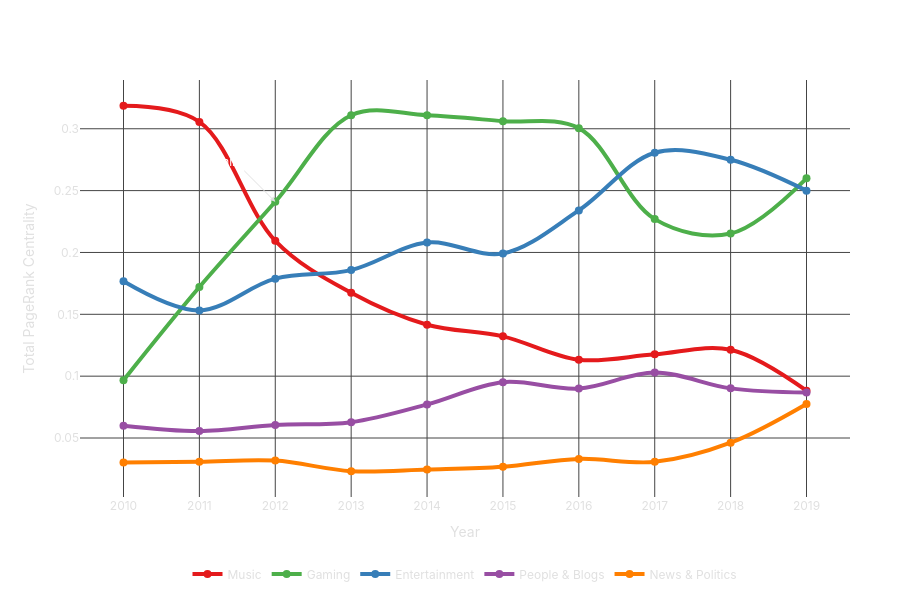

Notebook cell for this chart:
### Markdown cell above
###  Dynamic PageRank Evolution: The Shift in Power
This visualization tracks the **PageRank Centrality** of major categories over the decade. PageRank measures the structural influence of a category—how often users flow into it from other parts of the network.

**Key Observations:**
* **2010 (The MTV Era):** Music (Red line) is the dominant gravitational center of YouTube.
* **2012 (The Flippening):** A historic crossover occurs where **Gaming** (Green line) overtakes Music. This marks the transition from a "video repository" to a community-driven creator platform.
* **Diversification:** While Music declines in structural importance (migrating to streaming services), categories like **Entertainment** and **People & Blogs** see steady growth, reflecting the rise of vloggers and native YouTube formats.

### Code cell
import os
import pickle
import pandas as pd
import plotly.graph_objects as go

# --- 1. CONFIGURATION ---
DATA_DIR = "data/results"
OUTPUT_DIR = "reports/figures"
OUTPUT_FILE = os.path.join(OUTPUT_DIR, "pagerank.html")
YEARS = list(range(2010, 2020))

# Ensure output directory exists
os.makedirs(OUTPUT_DIR, exist_ok=True)

# --- 2. DYNAMIC DATA EXTRACTION ---
print("--- Starting Dynamic PageRank Extraction ---")

# Define the specific categories you want to track (to match your previous chart)
TARGET_CATEGORIES = [
    "Music", 
    "Gaming", 
    "Entertainment", 
    "People & Blogs", 
    "News & Politics"
]

# Initialize the dictionary structure
trends = {cat: [] for cat in TARGET_CATEGORIES}
years_found = []

for year in YEARS:
    pkl_path = os.path.join(DATA_DIR, str(year), f"viz_data_{year}.pkl")
    
    if not os.path.exists(pkl_path):
        print(f"⚠️  Year {year}: File not found. Skipping.")
        continue

    try:
        with open(pkl_path, "rb") as f:
            data = pickle.load(f)
            
        if 'node_df' in data:
            df = data['node_df']
            
            # Check if necessary columns exist
            if 'category_cc' in df.columns and 'pagerank' in df.columns:
                # Calculate total PageRank per category for this year
                # sum() works because PageRank is a probability distribution (sums to 1 total)
                category_sums = df.groupby('category_cc')['pagerank'].sum()
                
                # Update our trends dictionary
                for cat in TARGET_CATEGORIES:
                    # Get the sum for the category, or 0 if it doesn't exist that year
                    val = category_sums.get(cat, 0.0)
                    trends[cat].append(val)
                
                years_found.append(year)
                print(f"✅ Year {year}: Extracted PageRank data.")
            else:
                print(f"⚠️  Year {year}: 'category_cc' or 'pagerank' column missing.")
        else:
            print(f"⚠️  Year {year}: 'node_df' missing in pickle.")

    except Exception as e:
        print(f"❌ Error processing year {year}: {e}")

# --- 3. COLORS CONFIGURATION ---
colors = {
    "Music": "#e41a1c",
    "Gaming": "#4daf4a",
    "Entertainment": "#377eb8",
    "People & Blogs": "#984ea3",
    "News & Politics": "#ff7f00"
}

# --- 4. CREATE PLOT WITH GRAPH_OBJECTS ---
print("--- Generating PageRank Evolution Chart ---")

fig = go.Figure()

# Add a trace for each category
for category, data_points in trends.items():
    # Only plot if we have data matching the years found
    if len(data_points) == len(years_found):
        fig.add_trace(go.Scatter(
            x=years_found,
            y=data_points,
            name=category,
            mode='lines+markers',
            # Use get() for color to have a fallback if category name changes
            line=dict(shape='spline', width=4, color=colors.get(category, '#999')),
            marker=dict(size=8),
            hovertemplate=f"<b>{category}</b><br>Centrality: %{{y:.4f}}<extra></extra>"
        ))

# --- 5. ANNOTATIONS ---
annotations = []

# "Gaming Era" Annotation logic
# We define 2012 as the marker year
target_year = 2012

if target_year in years_found:
    idx = years_found.index(target_year)
    # Dynamically get the value for Gaming at that index
    if len(trends["Gaming"]) > idx:
        gaming_val = trends["Gaming"][idx]
        
        annotations.append(dict(
            x=target_year,
            y=gaming_val,
            text="Gaming Era",
            showarrow=True,
            arrowhead=2,
            ax=-40,
            ay=-40,
            arrowcolor='#e0e0e0',
            font=dict(color='#ffffff', size=12)
        ))

# --- 6. LAYOUT STYLING (Dark Mode) ---
fig.update_layout(
    title=dict(
        text='Evolution of Structural Influence (PageRank Sum)',
        font=dict(family='Inter, Arial, sans-serif', size=22, color='#ffffff'),
        pad=dict(t=20)
    ),
    font=dict(family='Inter, Arial, sans-serif', color='#e0e0e0'),
    
    # Transparent background
    paper_bgcolor='rgba(0,0,0,0)',
    plot_bgcolor='rgba(0,0,0,0)',
    
    xaxis=dict(
        title='Year',
        gridcolor='#444444',
        zeroline=False,
        tickmode='linear',
        tickcolor='#e0e0e0'
    ),
    yaxis=dict(
        title='Total PageRank Centrality',
        gridcolor='#444444',
        zeroline=False,
        tickcolor='#e0e0e0'
    ),
    
    # Legend settings
    legend=dict(
        orientation='h',
        y=-0.15,
        x=0.5,
        xanchor='center',
        font=dict(color='#e0e0e0')
    ),
    
    margin=dict(l=80, r=50, t=80, b=100),
    hovermode='x unified',
    annotations=annotations,
    height=600 # Force height
)

# --- 7. EXPORT AND SHOW ---

# Save as HTML file (lighter version)
fig.write_html(OUTPUT_FILE, include_plotlyjs='cdn', full_html=False)

print(f"🎉 Dashboard saved to: {OUTPUT_FILE}")
print("👇 Displaying interactive chart below 👇")

# Display directly in notebook
fig.show()

### Figure 1 — Plotly figure (JSON) as saved in the notebook; plotly's stock layout.template omitted (floating-point values rounded to 4 significant figures)
{"data": [{"hovertemplate": "<b>Music</b><br>Centrality: %{y:.4f}<extra></extra>", "line": {"color": "#e41a1c", "shape": "spline", "width": 4}, "marker": {"size": 8}, "mode": "lines+markers", "name": "Music", "type": "scatter", "x": [2010, 2011, 2012, 2013, 2014, 2015, 2016, 2017, 2018, 2019], "y": [0.3185, 0.3055, 0.2094, 0.1673, 0.1416, 0.1322, 0.1132, 0.1177, 0.1214, 0.08829]}, {"hovertemplate": "<b>Gaming</b><br>Centrality: %{y:.4f}<extra></extra>", "line": {"color": "#4daf4a", "shape": "spline", "width": 4}, "marker": {"size": 8}, "mode": "lines+markers", "name": "Gaming", "type": "scatter", "x": [2010, 2011, 2012, 2013, 2014, 2015, 2016, 2017, 2018, 2019], "y": [0.09675, 0.1721, 0.241, 0.3109, 0.3109, 0.3061, 0.3005, 0.227, 0.2153, 0.2599]}, {"hovertemplate": "<b>Entertainment</b><br>Centrality: %{y:.4f}<extra></extra>", "line": {"color": "#377eb8", "shape": "spline", "width": 4}, "marker": {"size": 8}, "mode": "lines+markers", "name": "Entertainment", "type": "scatter", "x": [2010, 2011, 2012, 2013, 2014, 2015, 2016, 2017, 2018, 2019], "y": [0.1766, 0.1531, 0.1788, 0.1857, 0.208, 0.1992, 0.234, 0.2806, 0.2749, 0.25]}, {"hovertemplate": "<b>People & Blogs</b><br>Centrality: %{y:.4f}<extra></extra>", "line": {"color": "#984ea3", "shape": "spline", "width": 4}, "marker": {"size": 8}, "mode": "lines+markers", "name": "People & Blogs", "type": "scatter", "x": [2010, 2011, 2012, 2013, 2014, 2015, 2016, 2017, 2018, 2019], "y": [0.05994, 0.05559, 0.06046, 0.06281, 0.07717, 0.09516, 0.09, 0.103, 0.09013, 0.0867]}, {"hovertemplate": "<b>News & Politics</b><br>Centrality: %{y:.4f}<extra></extra>", "line": {"color": "#ff7f00", "shape": "spline", "width": 4}, "marker": {"size": 8}, "mode": "lines+markers", "name": "News & Politics", "type": "scatter", "x": [2010, 2011, 2012, 2013, 2014, 2015, 2016, 2017, 2018, 2019], "y": [0.03015, 0.03073, 0.03174, 0.02321, 0.02455, 0.0267, 0.03312, 0.03071, 0.04621, 0.07753]}], "layout": {"annotations": [{"arrowcolor": "#e0e0e0", "arrowhead": 2, "ax": -40, "ay": -40, "font": {"color": "#ffffff", "size": 12}, "showarrow": true, "text": "Gaming Era", "x": 2012, "y": 0.241}], "font": {"color": "#e0e0e0", "family": "Inter, Arial, sans-serif"}, "height": 600, "hovermode": "x unified", "legend": {"font": {"color": "#e0e0e0"}, "orientation": "h", "x": 0.5, "xanchor": "center", "y": -0.15}, "margin": {"b": 100, "l": 80, "r": 50, "t": 80}, "paper_bgcolor": "rgba(0,0,0,0)", "plot_bgcolor": "rgba(0,0,0,0)", "title": {"font": {"color": "#ffffff", "family": "Inter, Arial, sans-serif", "size": 22}, "pad": {"t": 20}, "text": "Evolution of Structural Influence (PageRank Sum)"}, "xaxis": {"gridcolor": "#444444", "tickcolor": "#e0e0e0", "tickmode": "linear", "title": {"text": "Year"}, "zeroline": false}, "yaxis": {"gridcolor": "#444444", "tickcolor": "#e0e0e0", "title": {"text": "Total PageRank Centrality"}, "zeroline": false}}}
